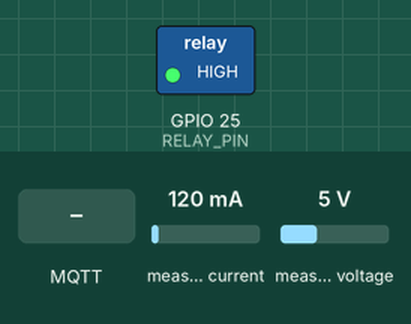
Simulated run of this sketch. Board: ESP32. Shown: switched loads named in the sketch (green lamp = pin HIGH). The test bench sets the inputs (shaded band); at power-on: measured current 120 mA, measured voltage 5 V. WiFi joins after 1.5 s; servers stay silent unless stated; no MQTT or app messages arrive unless stated.

Above: at 2.7 s.
2.8 s: MQTT message "OFF" arrives on the first subscribed topic
At 14.6 s:
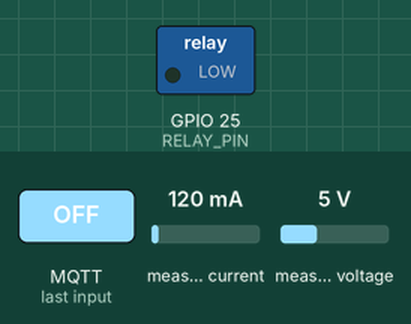
15.1 s: MQTT message "ON" arrives on the first subscribed topic
At 27.0 s:
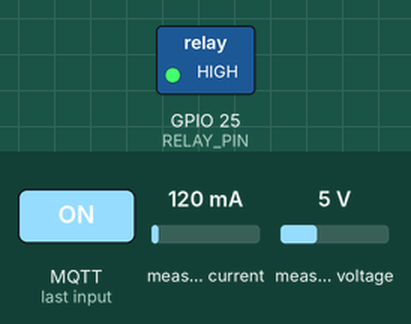
Timing chart, 0 to 28.5 s (numbered marks = the images above; inputs shaded):
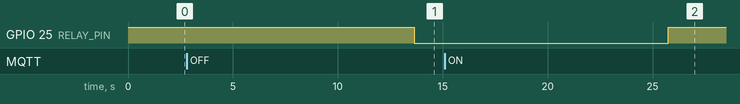

Measured:
- after the input at 2.8 s, GPIO 25 (RELAY_PIN): HIGH → LOW after 10.8 s
- after the input at 15.1 s, GPIO 25 (RELAY_PIN): LOW → HIGH after 10.6 s

The sketch:

Energy_meter_end2.ino
```cpp
#include <WiFi.h>
#include <PubSubClient.h>
#include "ACS712.h"
#include <ZMPT101B.h>

// WiFi credentials
const char* ssid = "qwerty";
const char* password = "12345678";

// Edge device IP (MQTT broker)
const char* mqtt_server = "192.xxx.x.xxx";

WiFiClient espClient;
PubSubClient client(espClient);

#define RELAY_PIN 25

// Sensors
ACS712 ACS(34, 3.3, 4095, 100);
ZMPT101B voltageSensor(35, 50.0);

float current = 0;
float volt = 0;


void callback(char* topic, byte* payload, unsigned int length) {
  String message;
  for (int i = 0; i < length; i++) message += (char)payload[i];

  if (message == "OFF") digitalWrite(RELAY_PIN, LOW);
  if (message == "ON") digitalWrite(RELAY_PIN, HIGH);
}

void reconnect() {
  while (!client.connected()) {
    if (client.connect("node2")) {
      client.subscribe("ems/node2/control");
    } else {
      delay(2000);
    }
  }
}

void setup() {
  Serial.begin(115200);
  pinMode(RELAY_PIN, OUTPUT);
  digitalWrite(RELAY_PIN, HIGH); // Relay default ON

  WiFi.begin(ssid, password);
  while (WiFi.status() != WL_CONNECTED) delay(500);

  client.setServer(mqtt_server, 1883);
  client.setCallback(callback);
}

float readCurrent() {
  int noise = ACS.getNoisemV();
  float average = 0;
  for (int i = 0; i < 100; i++) average += ACS.mA_AC() - 330;
  float mA = average / 100.0;
  return (mA > 1) ? mA : 0;
}

float readVoltage() {
  float voltage = voltageSensor.getRmsVoltage();
  return (voltage > 50) ? voltage : 0;
}

void loop() {
  if (!client.connected()) reconnect();
  client.loop();

  current = readCurrent();
  volt = readVoltage();


  // Build JSON payload
  String payload = "{\"voltage\":" + String(volt,2) +
                   ",\"current\":" + String(current,4) + "}";

  client.publish("ems/node2/data", payload.c_str());

  delay(10000); // publish every 10s
}
```
